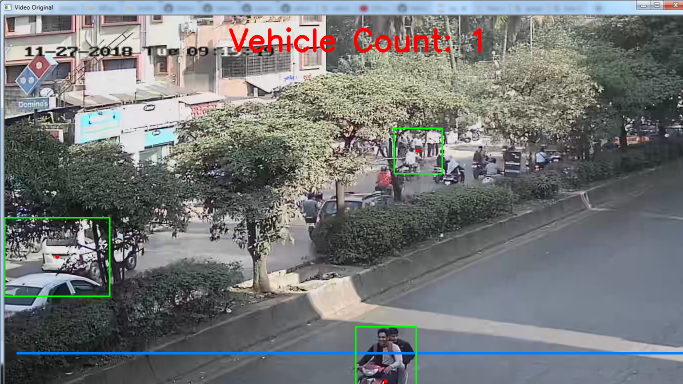
#> input picture ss2.png, 1366 x 768 px, given in place of ch01_20181127091944.mp4, which was not available (shown at 1/2 size)
$ jupyter execute COUNT_FINAL.ipynb   (older library calls are emulated)
#> lines starting #> are read from the running program, lines starting #| are printed output that depends on the picture; pictures that were not available may be replaced by others from this repository, and a replacement may not be noted
[cell 1]
import cv2
import numpy as np
from time import sleep

[cell 2]
width_min=80 #length of the rectangle
height_min=80 #height of the rectangle

[cell 3]
offset=10 #Error allowed between pixel

pos_line=675 #Position of line at the bottom

delay= 60 #FPS of vídeo

detec = []
carros= 0

[cell 4]
def center(x, y, w, h):
    x1 = int(w / 2)
    y1 = int(h / 2)
    cx = x + x1
    cy = y + y1
    return cx,cy

[cell 5]
cap = cv2.VideoCapture('ch01_20181127091944.mp4')
sub = cv2.bgsegm.createBackgroundSubtractorMOG()

# [9 lines of commented-out code are left out]

[cell 6]
while True:
    ret , frame = cap.read()
#> frame is the input picture: shape (768, 1366, 3); mean B, G, R 119.9, 119.6, 117.4
    tempo = float(1/delay)
    sleep(tempo)
    grey = cv2.cvtColor(frame,cv2.COLOR_BGR2GRAY)
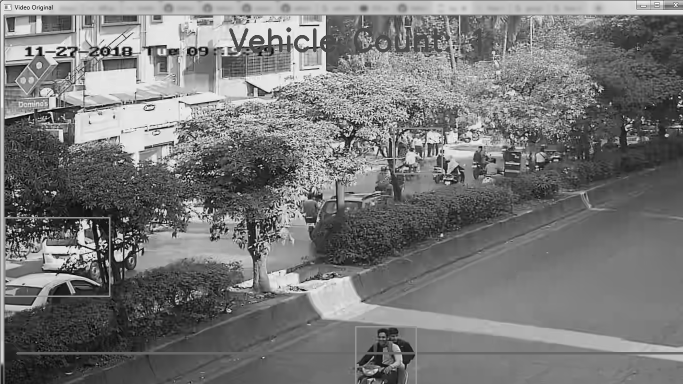
#> grey: shape (768, 1366) (shown at 1/2 size); min 0, max 255, mean 118.9
    blur = cv2.GaussianBlur(grey,(3,3),5)
    img_sub = sub.apply(blur)
#> img_sub: shape (768, 1366); every value is 0
    dilat = cv2.dilate(img_sub,np.ones((5,5)))
    kernel = cv2.getStructuringElement(cv2.MORPH_ELLIPSE, (5, 5))
    dilatada = cv2.morphologyEx (dilat, cv2. MORPH_CLOSE , kernel)
    dilatada = cv2.morphologyEx (dilatada, cv2. MORPH_CLOSE , kernel)

    img,contours,h = cv2.findContours(dilatada,cv2.RETR_TREE,cv2.CHAIN_APPROX_SIMPLE)
#> contours = []; h = None
    cv2.line(frame, (25, pos_line), (1500, pos_line), (255,127,0), 3)
    for(i,c) in enumerate(contours):
        (x,y,w,h) = cv2.boundingRect(c)
        validate_contours = (w >= width_min) and (h >= height_min)
        if not validate_contours:
            continue

        cv2.rectangle(frame,(x,y),(x+w,y+h),(0,255,0),2)
        centroid = center(x, y, w, h)
        detec.append(centroid)
        cv2.circle(frame, centroid, 4, (0, 0,255), -1)

        for (x,y) in detec:
            if y<(pos_line+offset) and y>(pos_line-offset):
                carros+=1
                cv2.line(frame, (15, pos_line), (1200, pos_line), (0,127,255), 3)
                detec.remove((x,y))
                print("Cars detected so far: "+str(carros))
#> this loop made 0 passes
#> after the loop, carros = 0; detec = []

    cv2.putText(frame, "Vehicle Count: "+str(carros), (450, 70), cv2.FONT_HERSHEY_SIMPLEX, 2, (0, 0, 255),5)
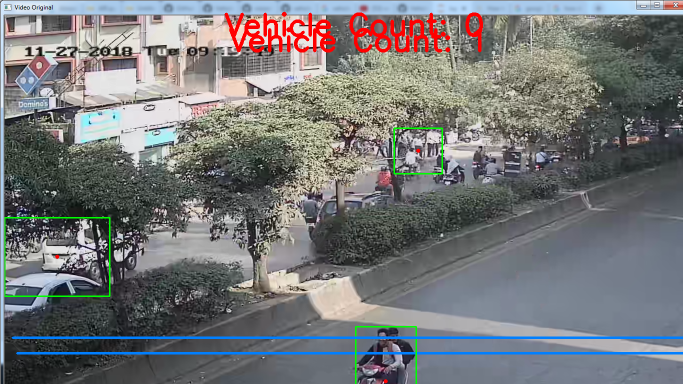
#> frame: shape (768, 1366, 3) (shown at 1/2 size); mean B, G, R 119.7, 118.7, 117.3
    cv2.imshow("Video Original" , frame)
    cv2.imshow("Detector",dilatada)

    if cv2.waitKey(27)  & 0xFF == ord('q'):
#> (key q is pressed here)
        break

   # if ret == True:
    #    print('writing')
    #out.write(frame)


cv2.destroyAllWindows()
#out.release()
cap.release()

$ run again, on ss4.png
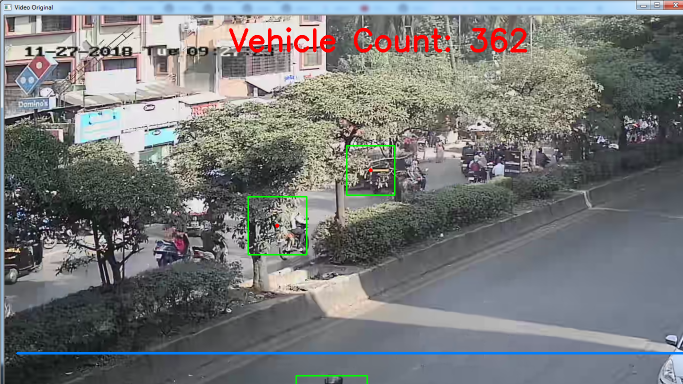
#> input picture ss4.png, 1366 x 768 px, given in place of ch01_20181127091944.mp4, which was not available (shown at 1/2 size)
#> frame is the input picture: shape (768, 1366, 3); mean B, G, R 120.7, 120.4, 118.6
#> `grey = cv2.cvtColor(frame,cv2.COLOR_BGR2GRAY)`:
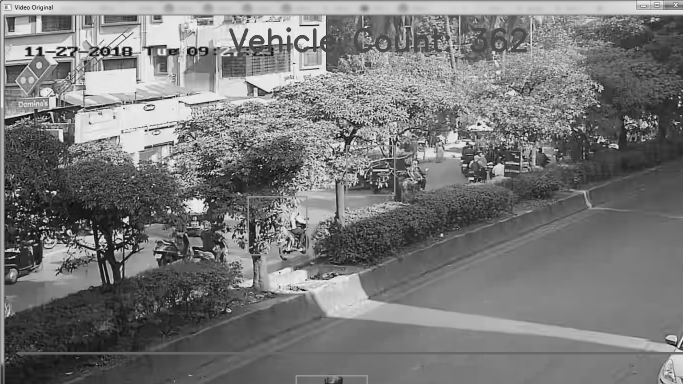
#> grey: shape (768, 1366) (shown at 1/2 size); min 0, max 255, mean 119.8
#> img_sub: shape (768, 1366); every value is 0
#> contours = []; h = None
#> after the loop `for(i,c) in enumerate(contours):`: carros = 0; detec = []
#> `cv2.putText(frame, "Vehicle Count: "+str(carros), (450, 70), cv2.FONT_..`:
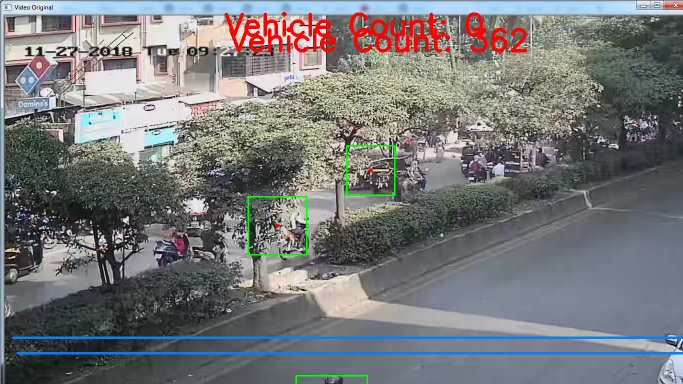
#> frame: shape (768, 1366, 3) (shown at 1/2 size); mean B, G, R 120.6, 119.4, 118.6
